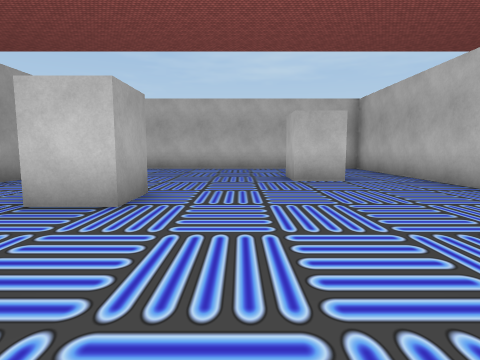
view 1 (above)

24 first-person views from a walk through a scene from a Unity 3-D project. The camera is 1.4 m above the floor, tilts 6° down and sees 80° across. The floor is counted in squares, 2 m on a side. Each view is taken from the middle of a square. On the plan, view 1 faces up. The plan holds only what a view shows up to about 10 squares ahead; the rest is blank. The place goes on beyond the plan. The player character is not drawn. Some animated figures are not drawn. Door leaves are left out, so doorways stand open. Some surface patterns are stand-ins.

view 2
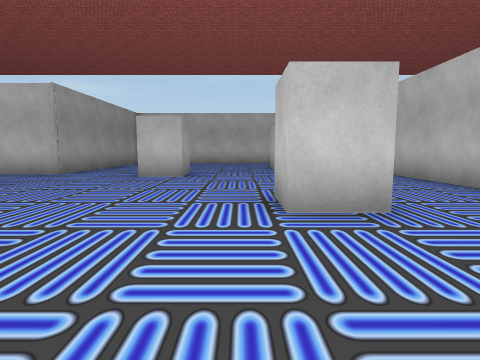

view 3
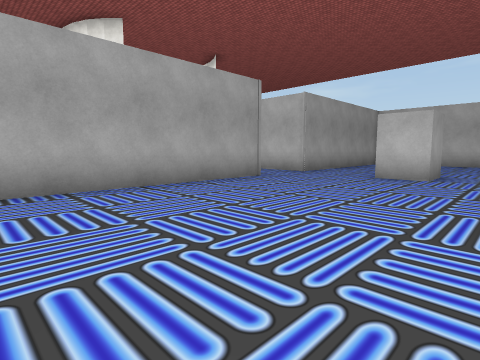

view 4
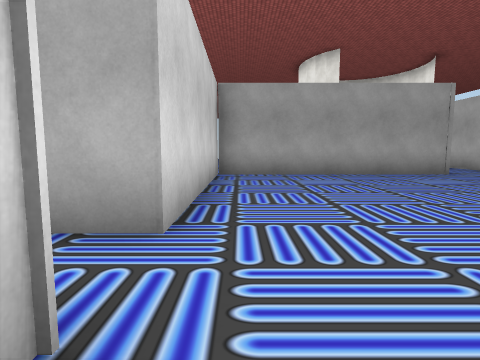

view 5
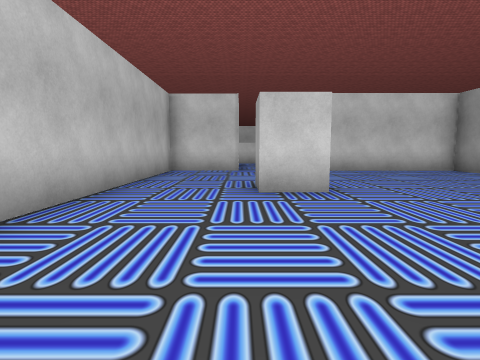

view 6
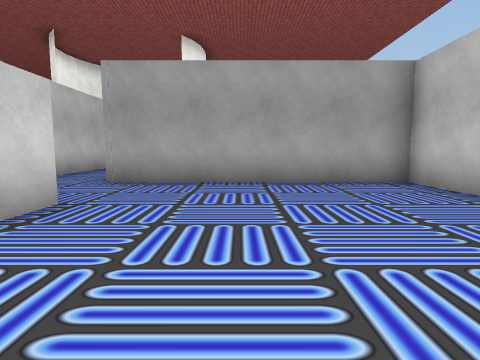

view 7
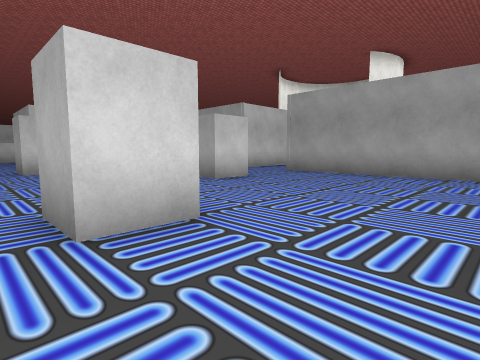

view 8
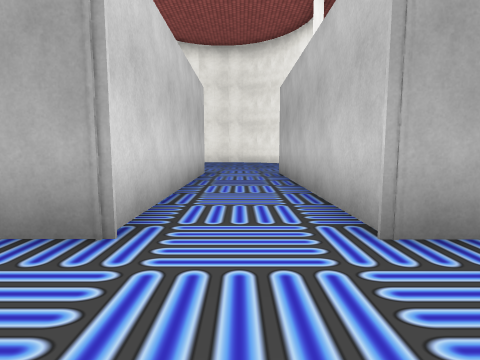

view 9
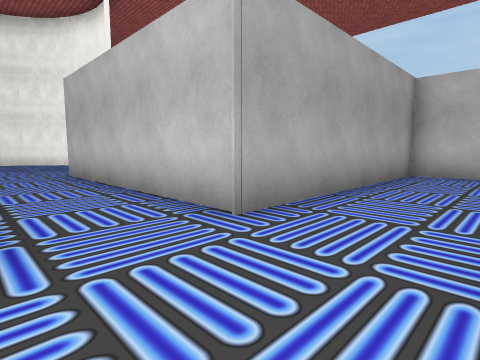

view 10
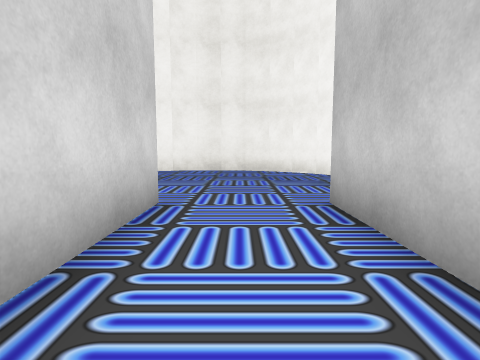

view 11
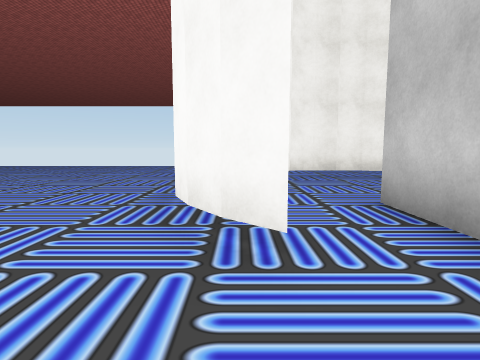

view 12
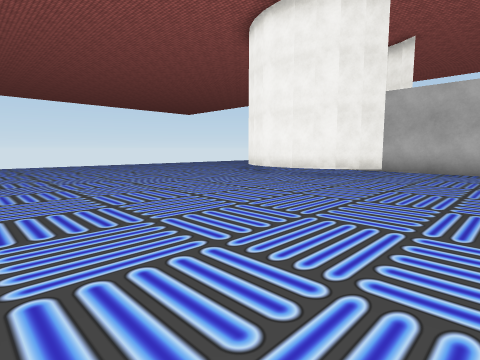

view 13
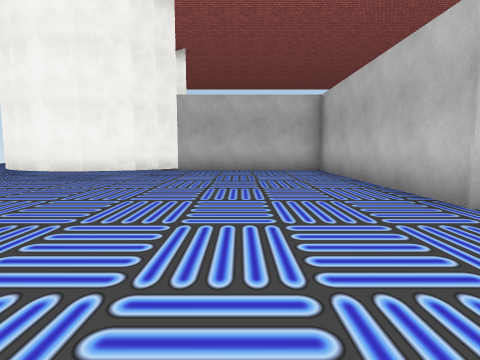

view 14
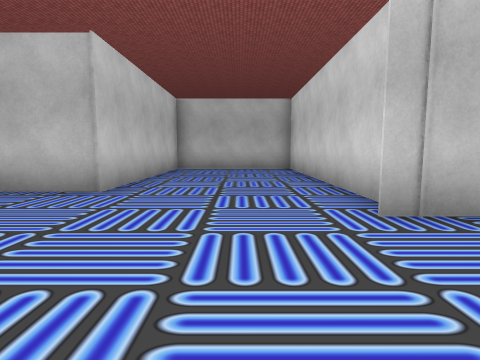

view 15
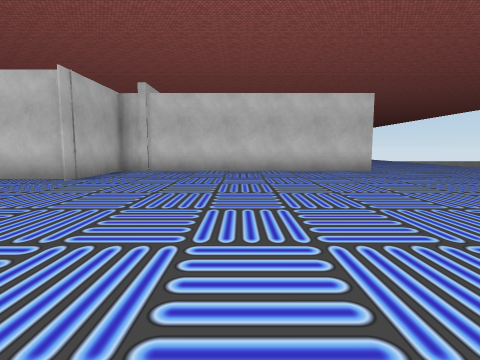

view 16
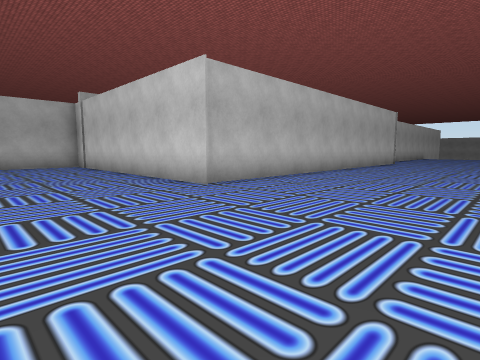

view 17
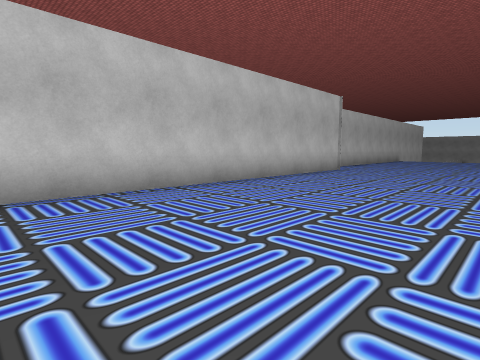

view 18
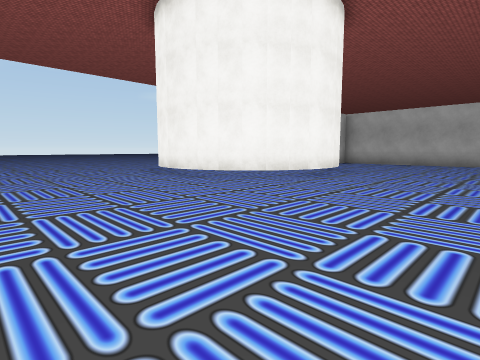

view 19
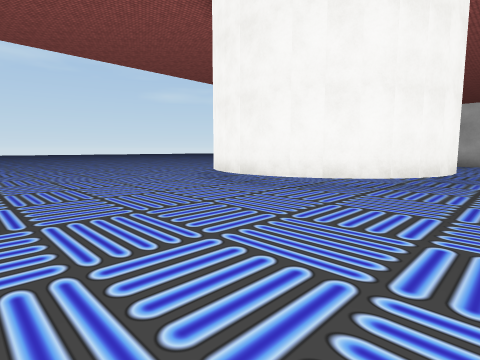

view 20
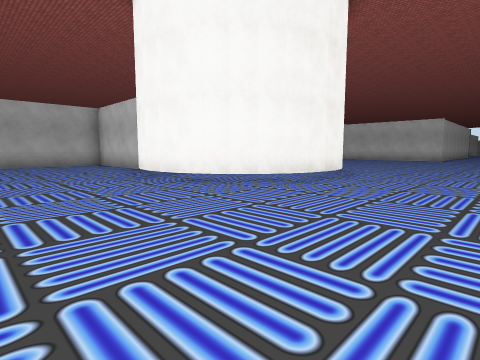

view 21
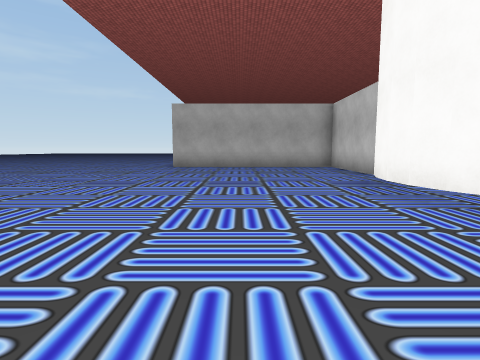

view 22
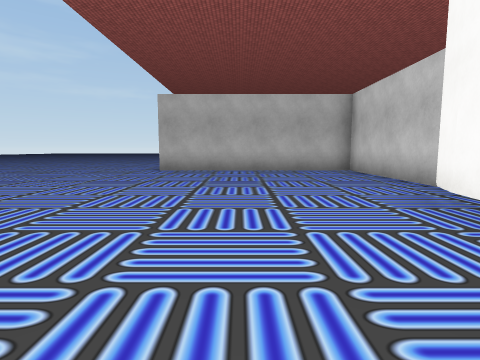

view 23
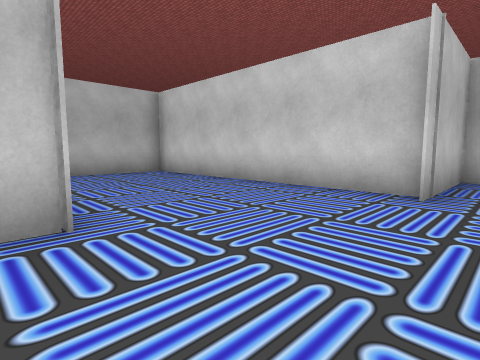

view 24
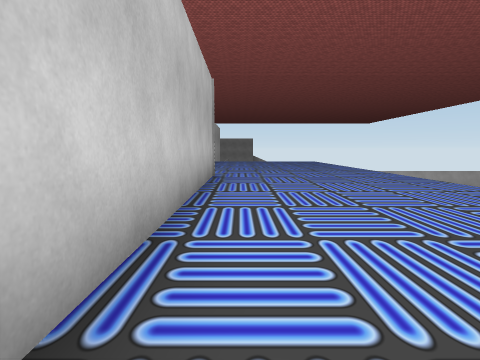

### Floor plan
Key: @ floor where view 1 was taken; # wall or solid block; . floor; D open door; T thing the floor can be seen under or through.
Columns run from 20 left of view 1 to 4 right of it. Each row starts with its distance up from view 1.
 10  ..  ..........#........#
  9  ..............#........#
  8  ..............#........#
  7  ..............#......#.#
  6  ..............#........#
  5  ....TTTT#.....#........#
  4  ....T...#######..#.....#
  3 .....T..................#
  2 .....T...#######........#
  1 .....T.........#........#
  0 .....TT..T#....#....@#..#
 -1 ......TTTT.....#........#
 -2 ...............#........#
 -3 ...............#........#
 -4 ...............#........#
 -5 ...............##########
 -6  ....................#
 -7  ....................#
 -8 .....................D
 -9 .............#########
-10 .............#
-11 .............#
-12 .....#########
-13 .....#
-14 .....#
-15 .....#
-16 .....#
-17 .....#
-18 .....#
-19 .....#
-20 .....#
-21 .....#
-22 .....#
-23 .....#
-24 ......
-25 ......

Where each view was taken, in squares from view 1:
view 1: 0 up, 0 right, facing up
view 2: 4 down, 0 right, facing up
view 3: 4 down, 0 right, facing up-left
view 4: 4 down, 3 right, facing left
view 5: 5 up, 2 right, facing down
view 6: 7 up, 1 right, facing left
view 7: 10 up, 3 right, facing down-left
view 8: 3 up, 3 left, facing left
view 9: 2 up, 3 left, facing up-left
view 10: 3 up, 8 left, facing left
view 11: 0 up, 8 left, facing left
view 12: 8 down, 7 left, facing up-left
view 13: 8 down, 8 left, facing up
view 14: 7 down, 10 left, facing right
view 15: 2 down, 11 left, facing down
view 16: 8 down, 20 left, facing down-right
view 17: 14 down, 20 left, facing down-right
view 18: 5 down, 20 left, facing up-right
view 19: 2 down, 20 left, facing up-right
view 20: 9 up, 19 left, facing down-right
view 21: 8 up, 17 left, facing right
view 22: 8 up, 15 left, facing right
view 23: 4 down, 8 left, facing down-right
view 24: 16 down, 16 left, facing down
